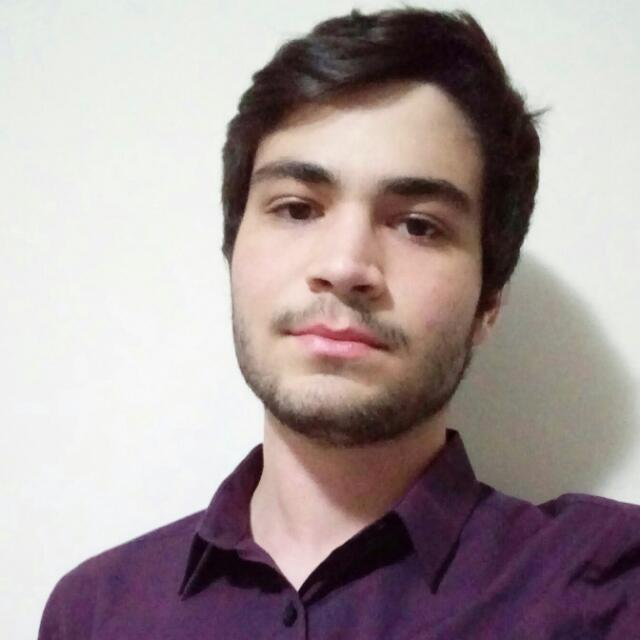
#> input picture PS_03/images/foto.png, 640 x 640 px
$ python 2.py   (older library calls are emulated)
#> lines starting #> are read from the running program, lines starting #| are printed output that depends on the picture
import cv2
import numpy as np
from skimage.feature import greycomatrix, greycoprops
from matplotlib import pyplot as plt


def smooth_image(gray, filter):
    if filter is 1:
        return cv2.blur(gray,(3,3))
    else:
        return cv2.medianBlur(gray,5)

def calculate_coocc(img):
    coocc = greycomatrix(img, [1], [0], np.max(img)+1, symmetric=True, normed=True)
    return coocc

def calculate_homogeneity(coocc):
    return greycoprops(coocc, 'homogeneity')[0,0]

def calculate_uniformity(coocc):
    return greycoprops(coocc, 'ASM')[0,0]

def calculate_s_r_properties(gray, filter):
    s = list()
    r = list()

    smooth = smooth_image(gray, filter)
    s.append(smooth)
    residual = gray - smooth
    r.append(residual)

    for _ in range(30):
        smooth = smooth_image(smooth, filter)
        s.append(smooth)
        residual = gray - smooth
        r.append(residual)

    gray_coocc = calculate_coocc(gray)
    T = gray_coocc.sum()

    s_coocc = list()
    r_coocc = list()
    for n in range(len(s)):
        s_coocc.append(calculate_coocc(s[n]))
        r_coocc.append(calculate_coocc(r[n]))

    s_homogeneity = list()
    r_homogeneity = list()
    s_uniformity = list()
    r_uniformity = list()

    for n in range(len(s_coocc)):
        s_homogeneity.append(calculate_homogeneity(s_coocc[n]) / T)
        r_homogeneity.append(calculate_homogeneity(r_coocc[n]) / T)

        s_uniformity.append(calculate_uniformity(s_coocc[n]) / T)
        r_uniformity.append(calculate_uniformity(r_coocc[n]) / T)
    return s_homogeneity, r_homogeneity, s_uniformity, r_uniformity


# image = cv2.imread("images/indoor.jpg")
# image = cv2.imread("images/outdoor.jpg")
image = cv2.imread("images/foto.png")
#> image is the input picture: shape (640, 640, 3); mean B, G, R 155.6, 155.2, 168.2

gray = cv2.cvtColor(image,cv2.COLOR_BGR2GRAY)
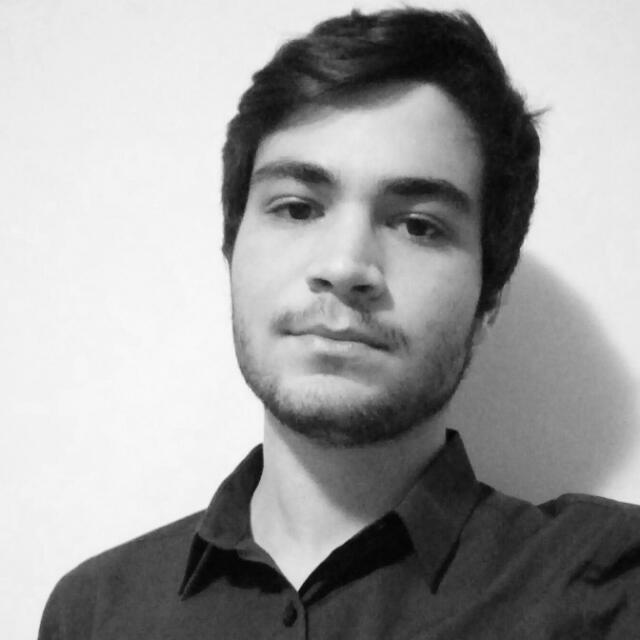
#> gray: shape (640, 640); min 3, max 252, mean 159.2
s_homogeneity_box, r_homogeneity_box, s_uniformity_box, r_uniformity_box = calculate_s_r_properties(gray, 1)
#> after the loop in calculate_s_r_properties, `for _ in range(30):`:
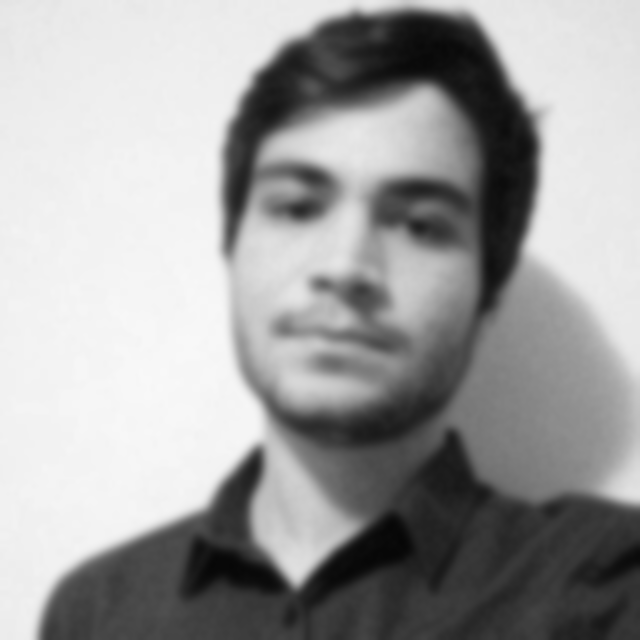
#> smooth: shape (640, 640); min 6, max 248, mean 159.2
#> after the loop in calculate_s_r_properties, `for _ in range(30):`: r = 31 items
#> in calculate_s_r_properties, `T = gray_coocc.sum()`: T = 1
#> the loop in calculate_s_r_properties, `for n in range(len(s)):` made 31 passes
#> after the loop in calculate_s_r_properties, `for n in range(len(s)):`: r_coocc = 31 items
#> the loop in calculate_s_r_properties, `for n in range(len(s_coocc)):` made 31 passes
#> after the loop in calculate_s_r_properties, `for n in range(len(s_coocc)):`: r_homogeneity = 31 values, max 0.668 at index 0, min 0.595 at index 30, mean 0.609; r_uniformity = 31 values, max 0.25 at index 0, min 0.118 at index 30, mean 0.136; s_homogeneity = 31 values, max 0.695 at index 13, min 0.649 at index 0, mean 0.69; s_uniformity = 31 values, max 0.00782 at index 8, min 0.00706 at index 0, mean 0.00768
#> s_homogeneity_box has the same summary as s_homogeneity in calculate_s_r_properties; r_homogeneity_box has the same summary as r_homogeneity in calculate_s_r_properties; s_uniformity_box has the same summary as s_uniformity in calculate_s_r_properties; r_uniformity_box has the same summary as r_uniformity in calculate_s_r_properties
s_homogeneity_median, r_homogeneity_median, s_uniformity_median, r_uniformity_median = calculate_s_r_properties(gray, 2)
#> call 2 of calculate_s_r_properties, with filter = 2
#> in calculate_s_r_properties (call 2), `residual = gray - smooth`:
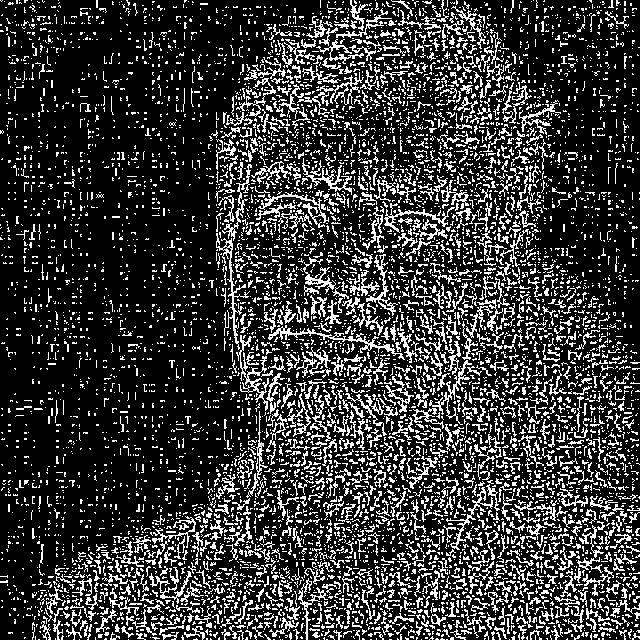
#> residual: shape (640, 640); min 0, max 255, mean 55.5
#> the loop in calculate_s_r_properties (call 2), `for _ in range(30):` made 30 passes
#> pass 1, in calculate_s_r_properties (call 2), `residual = gray - smooth`:
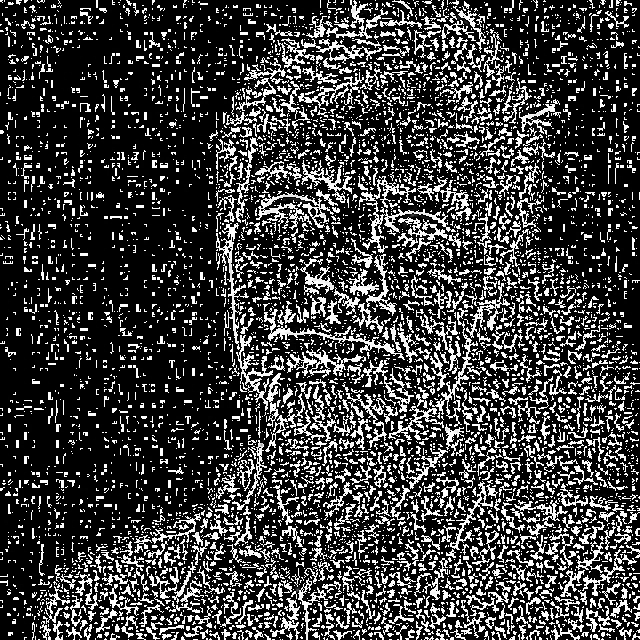
#> residual: shape (640, 640); min 0, max 255, mean 61.7
#> pass 2, in calculate_s_r_properties (call 2), `residual = gray - smooth`:
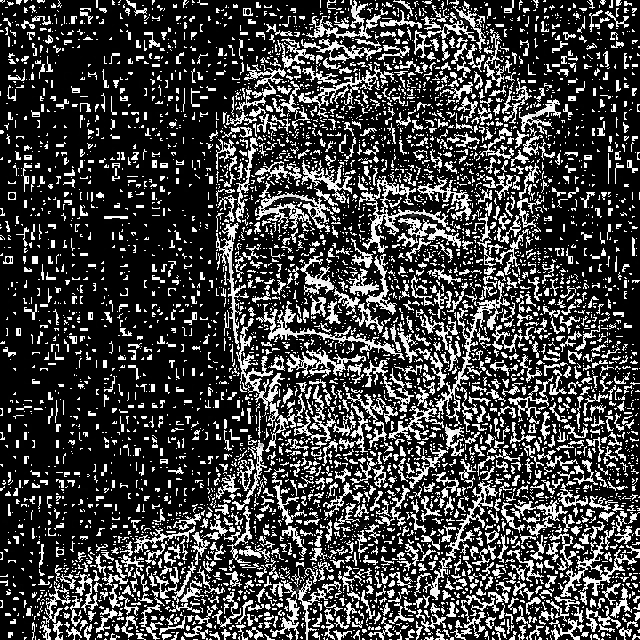
#> residual: shape (640, 640); min 0, max 255, mean 65.4
#> the loop in calculate_s_r_properties (call 2), `for n in range(len(s)):` made 31 passes
#> the loop in calculate_s_r_properties (call 2), `for n in range(len(s_coocc)):` made 31 passes
#> after the loop in calculate_s_r_properties (call 2), `for n in range(len(s_coocc)):`: r_homogeneity = 31 values, max 0.64 at index 0, min 0.611 at index 18, mean 0.614; r_uniformity = 31 values, max 0.2 at index 0, min 0.101 at index 30, mean 0.116; s_homogeneity = 31 values from 0.702 to 0.779; s_uniformity = 31 values from 0.00785 to 0.00959
#> s_homogeneity_median = 31 values from 0.702 to 0.779; r_homogeneity_median has the same summary as r_homogeneity in calculate_s_r_properties; s_uniformity_median = 31 values from 0.00785 to 0.00959; r_uniformity_median has the same summary as r_uniformity in calculate_s_r_properties


plt.figure('Homogeneity')
plt.plot(s_homogeneity_box, label='S box')
plt.plot(r_homogeneity_box, label='R box')
plt.plot(s_homogeneity_median, label='S median')
plt.plot(r_homogeneity_median, label='R median')
plt.legend()

plt.figure('Uniformity')
plt.plot(s_uniformity_box, label='S box')
plt.plot(r_uniformity_box, label='R box')
plt.plot(s_homogeneity_median, label='S median')
plt.plot(r_homogeneity_median, label='R median')
plt.legend()

plt.show()
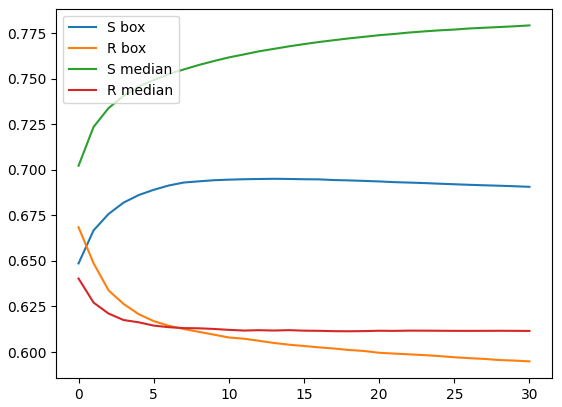
#> figure drawn by matplotlib, 1 panel; curve peaks at x = 13, y = 0.695; curve peaks at x = 0, y = 0.668; curve peaks at x = 30, y = 0.779
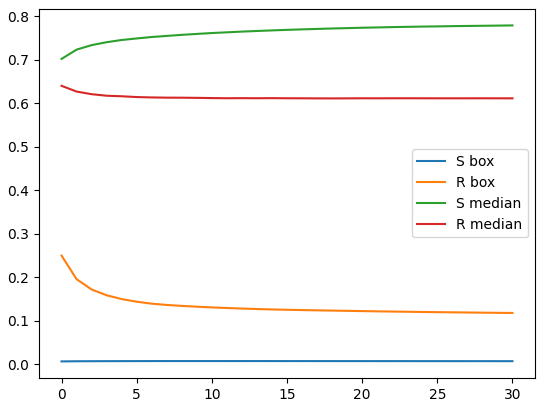
#> figure drawn by matplotlib, 1 panel; curve peaks at x = 8, y = 0.00782; curve peaks at x = 0, y = 0.25; curve peaks at x = 30, y = 0.779


# [8 lines of commented-out code are left out]

$ run again, with PS_03/images/indoor.jpg saved as PS_03/images/foto.png
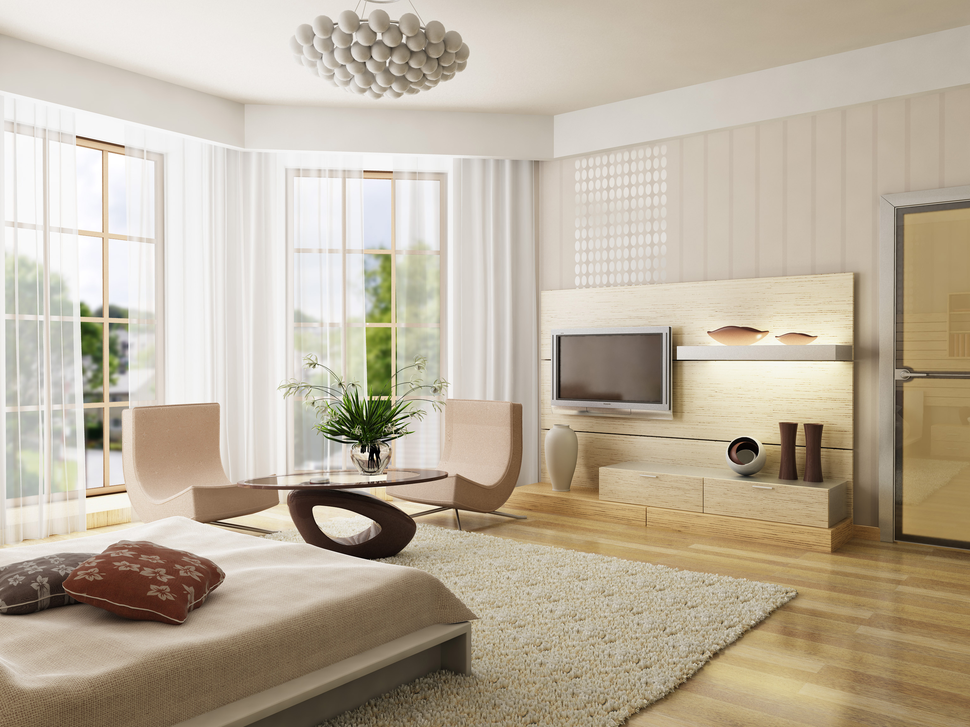
#> input picture PS_03/images/indoor.jpg, 970 x 727 px, shrunk from 3067 x 2300 before the run
#> image is the input picture: shape (727, 970, 3); mean B, G, R 157.6, 176.2, 187.8
#> after the loop in calculate_s_r_properties, `for _ in range(30):`: r = 31 items
#> T = 1
#> the loop in calculate_s_r_properties, `for n in range(len(s)):` made 31 passes
#> after the loop in calculate_s_r_properties, `for n in range(len(s)):`: r_coocc = 31 items
#> the loop in calculate_s_r_properties, `for n in range(len(s_coocc)):` made 31 passes
#> after the loop in calculate_s_r_properties, `for n in range(len(s_coocc)):`: r_homogeneity = 31 values, max 0.395 at index 1, min 0.371 at index 27, mean 0.376; r_uniformity = 31 values, max 0.0507 at index 0, min 0.0181 at index 30, mean 0.0236; s_homogeneity = 31 values from 0.538 to 0.686; s_uniformity = 31 values from 0.00149 to 0.00242
#> s_homogeneity_box = 31 values from 0.538 to 0.686; r_homogeneity_box has the same summary as r_homogeneity in calculate_s_r_properties; s_uniformity_box = 31 values from 0.00149 to 0.00242; r_uniformity_box has the same summary as r_uniformity in calculate_s_r_properties
#> after the loop in calculate_s_r_properties (call 2), `for _ in range(30):`:
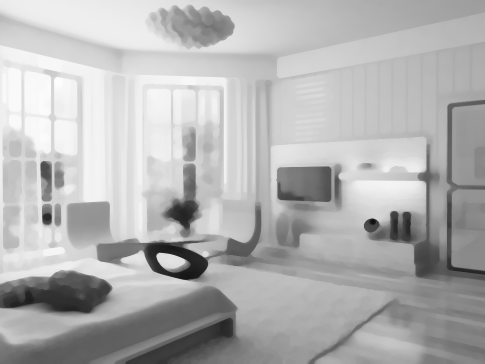
#> smooth: shape (727, 970) (shown at 1/2 size); min 16, max 253, mean 178.4
#> the loop in calculate_s_r_properties (call 2), `for n in range(len(s)):` made 31 passes
#> the loop in calculate_s_r_properties (call 2), `for n in range(len(s_coocc)):` made 31 passes
#> after the loop in calculate_s_r_properties (call 2), `for n in range(len(s_coocc)):`: r_homogeneity = 31 values, max 0.42 at index 0, min 0.401 at index 30, mean 0.405; r_uniformity = 31 values, max 0.0677 at index 0, min 0.0334 at index 30, mean 0.0411; s_homogeneity = 31 values from 0.656 to 0.793; s_uniformity = 31 values from 0.00234 to 0.00382
#> s_homogeneity_median = 31 values from 0.656 to 0.793; r_homogeneity_median has the same summary as r_homogeneity in calculate_s_r_properties; s_uniformity_median = 31 values from 0.00234 to 0.00382; r_uniformity_median has the same summary as r_uniformity in calculate_s_r_properties
#> `plt.show()`:
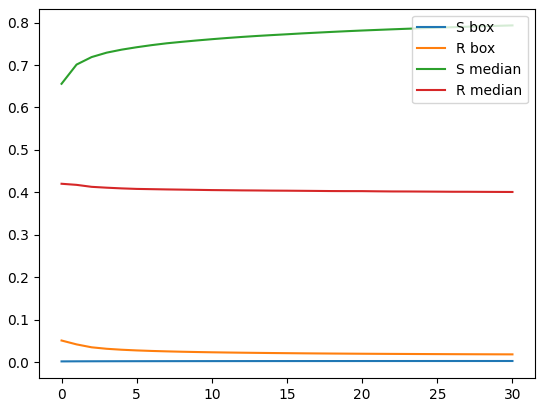
#> figure drawn by matplotlib, 1 panel; curve peaks at x = 30, y = 0.00242; curve peaks at x = 0, y = 0.0507; curve peaks at x = 30, y = 0.793

$ run again, with PS_03/images/outdoor.jpg saved as PS_03/images/foto.png
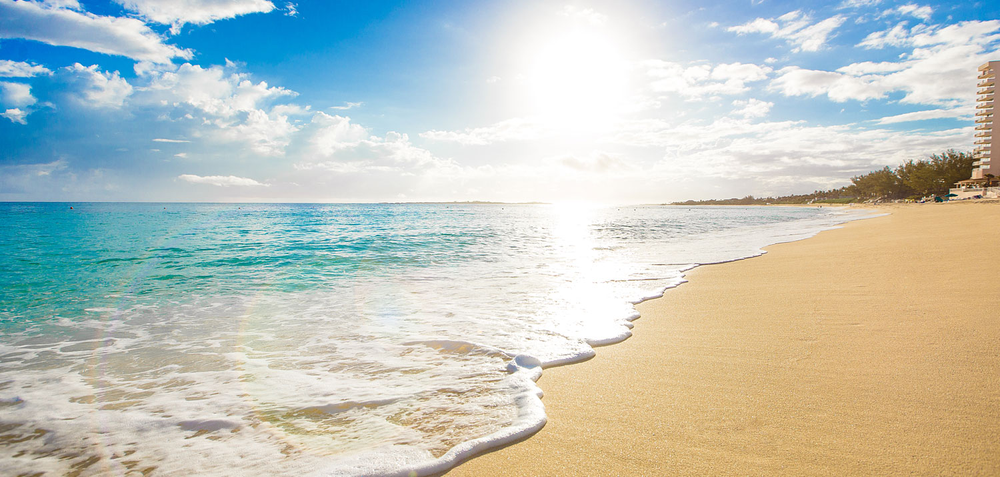
#> input picture PS_03/images/outdoor.jpg, 1000 x 477 px, shrunk from 1500 x 715 before the run
#> image is the input picture: shape (477, 1000, 3); mean B, G, R 189.9, 197.8, 190.5
#> after the loop in calculate_s_r_properties, `for _ in range(30):`:
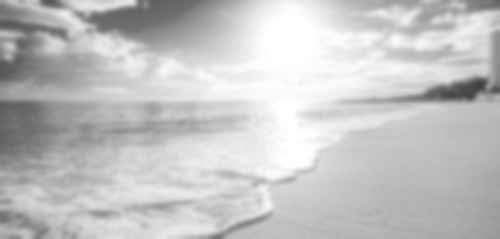
#> smooth: shape (477, 1000) (shown at 1/2 size); min 62, max 255, mean 194.8
#> after the loop in calculate_s_r_properties, `for _ in range(30):`: r = 31 items
#> T = 1
#> the loop in calculate_s_r_properties, `for n in range(len(s)):` made 31 passes
#> after the loop in calculate_s_r_properties, `for n in range(len(s)):`: r_coocc = 31 items
#> the loop in calculate_s_r_properties, `for n in range(len(s_coocc)):` made 31 passes
#> after the loop in calculate_s_r_properties, `for n in range(len(s_coocc)):`: r_homogeneity = 31 values, max 0.323 at index 0, min 0.316 at index 6, mean 0.318; r_uniformity = 31 values, max 0.0218 at index 0, min 0.0104 at index 30, mean 0.0123; s_homogeneity = 31 values from 0.521 to 0.765; s_uniformity = 31 values from 0.00193 to 0.00388
#> s_homogeneity_box = 31 values from 0.521 to 0.765; r_homogeneity_box has the same summary as r_homogeneity in calculate_s_r_properties; s_uniformity_box = 31 values from 0.00193 to 0.00388; r_uniformity_box has the same summary as r_uniformity in calculate_s_r_properties
#> the loop in calculate_s_r_properties (call 2), `for n in range(len(s)):` made 31 passes
#> the loop in calculate_s_r_properties (call 2), `for n in range(len(s_coocc)):` made 31 passes
#> s_homogeneity_median = 31 values from 0.645 to 0.819; r_homogeneity_median = 31 values, max 0.316 at index 30, min 0.313 at index 2, mean 0.315; s_uniformity_median = 31 values from 0.00278 to 0.005; r_uniformity_median = 31 values, max 0.0226 at index 0, min 0.0123 at index 30, mean 0.0142
#> `plt.show()`:
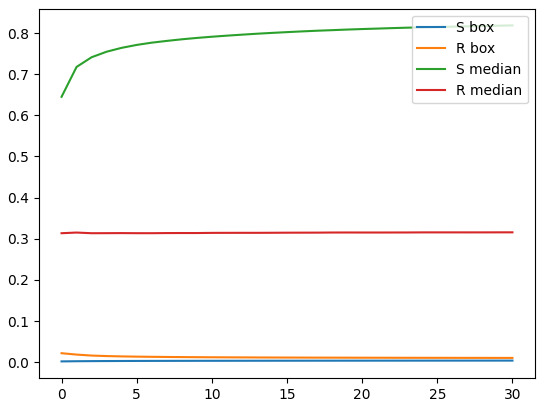
#> figure drawn by matplotlib, 1 panel; curve peaks at x = 30, y = 0.00388; curve peaks at x = 0, y = 0.0218; curve peaks at x = 30, y = 0.819
